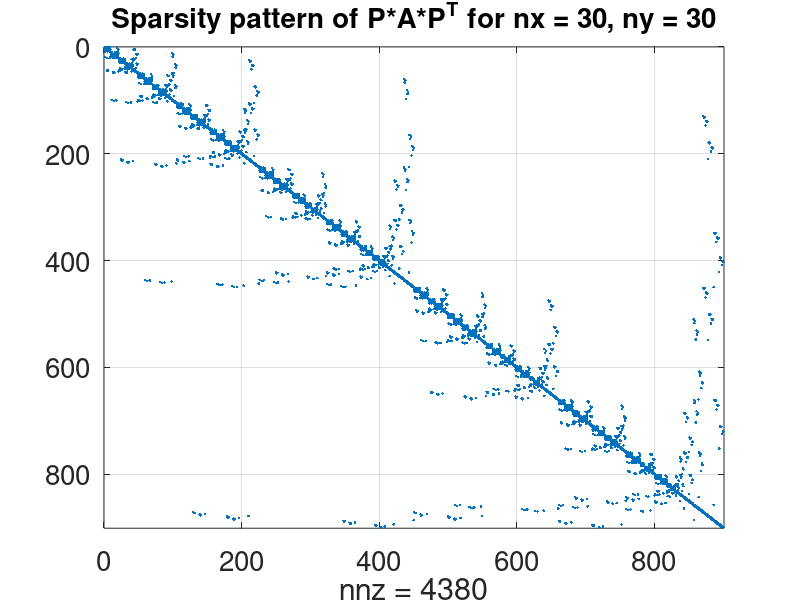

This figure's MATLAB source:
function NestedDissection_anysize()
close all
fsz = 20; % fontsize
n = 30; % the set of unknown grid points is n-by-n
[A,b,sol] = TestMatrixA(n + 2);
%% Nested Dissection
% Nested Dissection algorithm solves Ax=b
% It rearranges A using a permutation matrix P that it constructs
% Note: P' = P^{-1}
% Hence it solves PAP'Px = Pb
% It decomposes PAP' = LU
% Hence we need to solve LUPx = Pb
% It first solves Ly = Pb by y = L\(Pb)
% Then it solves UPx = y by x = P'(U\y)

%%
% The grid size is n-by-n
level = 0;
[L,U,P,A] = MyDissection(A,n,n,level);
y = L\(P*b);
x = P'*(U\y);
fprintf('norm(x - sol) = %d\n',norm(x - sol));
figure;
spy(A);
set(gca,'fontsize',fsz);
grid
title(sprintf('Sparsity pattern of P*A*P^T for nx = %d, ny = %d',n,n),'Fontsize',20);
axis ij

end

%%
function [L,U,P,A] = MyDissection(A,nx_grid,ny_grid,level)
A0 = A;
[m,n] = size(A);
if m ~= n
    fprintf("A is not square: (%d-by-%d)\n",m,n);
    L=0;
    U=0;
    P=0;
    A=0;
    return
end
% if level is even do vertical split
% if level is odd do horizontal split
N_grid = nx_grid*ny_grid; % the grid size
par = mod(level,2); % parity
switch par
    case 0 % vertical split
        if nx_grid >= 3
            nx_Omega1 = floor(nx_grid/2); % # of columns in Omega1
            N_Omega1 = nx_Omega1*ny_grid; % |Omega1| 
            ind_Omega3 = N_Omega1 + 1 : N_Omega1 + ny_grid; % indices of Omega3
            N_Omega3 = length(ind_Omega3);
            ind_Omega1 = 1 : N_Omega1; % indices of Omega1
            ind_Omega2 = N_Omega1 + N_Omega3 + 1 : N_grid; % indices of Omega2
            N_Omega2 = length(ind_Omega2);
            ny_Omega1 = ny_grid;
            nx_Omega2 = nx_grid-nx_Omega1-1;
            ny_Omega2 = ny_grid; 
        else
            [L,U] = lu(A);
            P = speye(N_grid);
            return
        end    
    case 1 % horizontal split
        if ny_grid >= 3
            ny_Omega1 = floor(ny_grid/2); % # of rows in Omega1
            N_Omega1 = ny_Omega1*nx_grid; % |Omega1|
            ind_Omega3 = ny_Omega1 + 1 : ny_grid : N_grid; % indices of Omega3
            N_Omega3 = length(ind_Omega3);
            [ii,jj] = meshgrid(1 : ny_Omega1,1 : nx_grid);
            ind_Omega1 = sort(sub2ind([ny_grid,nx_grid],ii(:)',jj(:)'),'ascend'); % indices of Omega1
            [ii,jj] = meshgrid(ny_Omega1 + 2 : ny_grid,1 : nx_grid);
            ind_Omega2 = sort(sub2ind([ny_grid,nx_grid],ii(:)',jj(:)'),'ascend'); % indices of Omega2 
            N_Omega2 = length(ind_Omega2);
            nx_Omega1 = nx_grid;
            nx_Omega2 = nx_grid;
            ny_Omega2 = ny_grid-ny_Omega1-1; 
        else
            [L,U] = lu(A);
            P = speye(N_grid);
            return
        end    
    otherwise
        fprintf('Error: par = %d\n',par);
        return
end
% fprintf('size(A) = [%d,%d], nxy = %d, N_Omega1 = %d, N_Omega2 = %d, N_Omega3 = %d\n',...
%     size(A,1),size(A,2),ny_grid,N_grid,N_Omega1,N_Omega2,N_Omega3);
% fprintf('ind_Omega2(1) = %d, ind_Omega2(end) = %d\n',ind_Omega2(1),ind_Omega2(end));
A11 = A(ind_Omega1,ind_Omega1);
A22 = A(ind_Omega2,ind_Omega2);

[L11,U11,P11,~] = MyDissection(A11,nx_Omega1,ny_Omega1,level + 1);
[L22,U22,P22,~] = MyDissection(A22,nx_Omega2,ny_Omega2,level + 1);

P1 = speye(N_grid);
P1(ind_Omega1,ind_Omega1) = P11;
P1(ind_Omega2,ind_Omega2) = P22;
% set up the permutation matrix P
% this command puts ones in positions 
% with indices (1 : nxy,[ind1(:)',ind2(:)',ind(:)'])
P = sparse(1 : N_grid,[ind_Omega1(:)',ind_Omega2(:)',ind_Omega3(:)'],ones(1,N_grid));
P = P*P1;
A = P*A0*P'; % now A has the desired block form
% extract nonzero blocks of A
A11 = A(1 : N_Omega1,1 : N_Omega1);
istart2 = N_Omega1 + 1;
ifinish2 = N_Omega1 + N_Omega2;
istart3 = ifinish2 + 1;
A22 = A(istart2 : ifinish2,istart2 : ifinish2);
A13 = A(1 : N_Omega1,istart3 : end);
A23 = A(istart2 : ifinish2,istart3 : end);
A31 = A(istart3 : end,1 : N_Omega1);
A32 = A(istart3 : end,istart2 : ifinish2);
A33 = A(istart3 : end,istart3 : end);
% compute the Schur complement
S33 = A33 - A31*(U11\(L11\A13)) - A32*(U22\(L22\A23));
% compute LU factorization of S33
[L33,U33] = lu(S33);
% form the LU decomposition of A
L = sparse(N_grid,N_grid);
L(1 : N_Omega1,1 : N_Omega1) = L11;
L(istart2 : ifinish2,istart2 : ifinish2) = L22;
L(istart3 : end,istart3 : end) = L33;
L(istart3 : end,1 : N_Omega1) = (U11'\A31')';
L(istart3 : end,istart2 : ifinish2) = (U22'\A32')';
U = sparse(N_grid,N_grid);
U(1 : N_Omega1,1 : N_Omega1) = U11;
U(istart2 : ifinish2,istart2 : ifinish2) = U22;
U(istart3 : end,istart3 : end) = U33;
U(1 : N_Omega1,istart3 : end) = L11\A13;
U(istart2 : ifinish2,istart3 : end) = L22\A23;

% fprintf('nx = %d, ny = %d, level = %d, size(A) = [%d,%d]\n',nx_grid,ny_grid,level,n,n);
% fprintf('norm(full(A - L*U)) = %d\n',norm(full(A - L*U)));
end

%% make the matrix, the right-hand side, and the exact solution for 
function [A,b,sol] = TestMatrixA(n)
% Solving PDE -grad * (a(x,y) * grad(u)) = f(x,y)
% in the domain D = [0,1]^2 discretized to an n-by-n grid
% Boundary condition: u = 0 on the boundary of D
n1 = n - 1;
h = 1/n1;
Iinner = 2 : n - 1;

t = linspace(0,1,n);
[x,y] = meshgrid(t,t);
% set f(x,y) so that the exact solution is the given one 
uexact = x.*(1-x).*y.*(1-y); % u exact
a = 1 + x + 2*y.^2;
f = diff_oper(h,uexact,a);

A = make_matrix(a,h);
b = f(:);

uinner = uexact(Iinner,Iinner);
sol = uinner(:);
end
%%
function Lu = diff_oper(h,u,a)
n = length(u);

    as = 0.5*(a + circshift(a,[1,0]))/h^2;
    an = 0.5*(a + circshift(a,[-1,0]))/h^2;
    aw = 0.5*(a + circshift(a,[0,1]))/h^2;
    ae = 0.5*(a + circshift(a,[0,-1]))/h^2;
    ap = aw + ae + as + an;
    I = 2 : n - 1;

Lu = ap(I,I).*u(I,I) - as(I,I).*u(I - 1,I) ...
    - an(I,I).*u(I + 1,I) - aw(I,I).*u(I,I - 1)...
    - ae(I,I).*u(I,I + 1);
end

%%
function A = make_matrix(a,h)
h2 = h^2;
n = length(a);
n2 = n - 2;
cN = 0.5*(a + circshift(a,[-1 0]))/h2;
cS = 0.5*(a + circshift(a,[1 0]))/h2;
cW = 0.5*(a + circshift(a,[0 1]))/h2;
cE = 0.5*(a + circshift(a,[0 -1]))/h2;
cP = -(cE + cW + cN + cS);
Iinner = 2 : n - 1;
an = -cN(Iinner,Iinner);
as = -cS(Iinner,Iinner);
aw = -cW(Iinner,Iinner);
ae = -cE(Iinner,Iinner);
ap = -(an + as + ae + aw);
% Conversion to column vectors
cn = an(:); cs = as(:); cw = aw(:); ce = ae(:); cp = ap(:);

% First set up the mathrix A without taking care of B and D
A = spdiags([circshift(cw,[-n2 0]),circshift(cs,[-1 0]),cp,...
    circshift(cn,[1 0]),circshift(ce,[n2 0])],[-n2,-1,0,1,n2],n2*n2,n2*n2);
% Take care of the Dirichlet BCs: u_y(x,0) = u_y(x,1) = 0
for j = 1 : n2 - 1 
    A(n2*j,n2*j + 1) = 0;
    A(n2*j + 1,n2*j) = 0;
end
end

        
        
        
        
        

        
